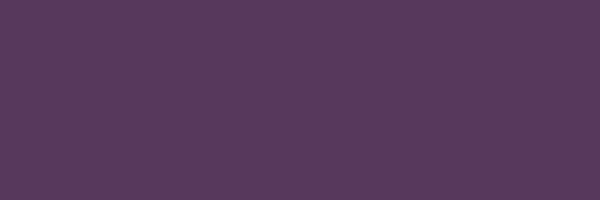
Frame 1 (no input)
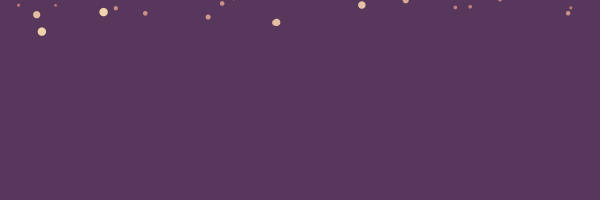
Frame 60 (the mouse pressed at the canvas centre just before this capture)
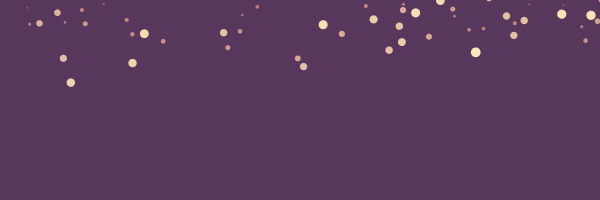
Frame 120 (the mouse held since frame 60 and released just before this capture)

The Processing sketch that drew these frames (run headless with seeded random() and noise(); from frame 60 on, the mouse is pressed at the canvas centre):

// Processing sketch: processing_149702
// ── processing_149702.pde

ArrayList <PVector> p = new ArrayList(); // dynamisches Array

void setup ()
{
  size (600, 200);
  smooth();
}

void draw ()
{
  background (#57385c);
  fill (255);
  int i = 0;
  float translation = map (mouseX, 0, width, 0,60); // verschiebung basierend auf der x-position der maus
  
  noStroke();
  while (i < p.size())
  {
    fill (lerpColor (#ffedbc, #a75265,  map (p.get(i).z, 1, 10, 1, 0)));
    ellipse (p.get(i).x+translation*sin (map (p.get(i).z, 1, 10, 0, PI/2)), p.get(i).y, p.get(i).z, p.get(i).z); // verschiebung basierend auf der größe der Schneeflocke > große werden mehr verschoben als kleine
    
    p.get(i).y = p.get(i).y + map (p.get(i).z, 1, 10, 0.1, 1); // Fallen der Schneeflocke. Kleine Schneeflocken fallen langsamer als große
    if ( p.get(i).y > height+p.get(i).z/2) p.remove (i); // wenn die schneeflocke des unteren Rand erreicht hat, wird sie aus der ArrayList gelöscht
    else i++;
  }
  
  if (p.size () < 1000) // wenn die größe des Arrays kleiner als 1000 ist, kann eine Schneeflocke hinzugefügt werden
  {
    float dice = random (100); // würfelentscheidung. mit einer Wahrscheinlichkeit von 50:50 wird eine neue schneeflocke erstellt
    
    if (dice < 50)
    {
      p.add (new PVector (random (width),-10, random (1,10))); // eine neue schneeflocke wird der arraylist hinzugefügt. Der z-Wert wird für die größe des Schneeflocker verwendet
    }
  }
}
